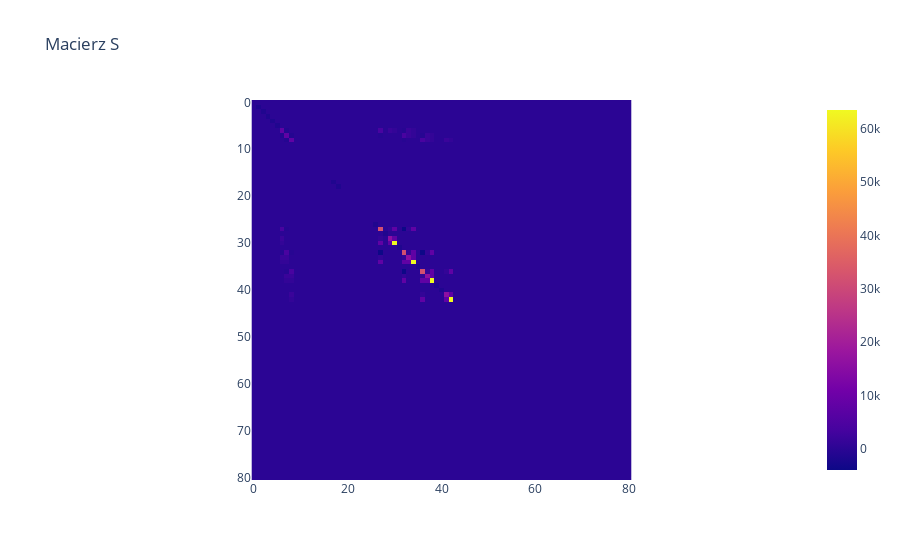
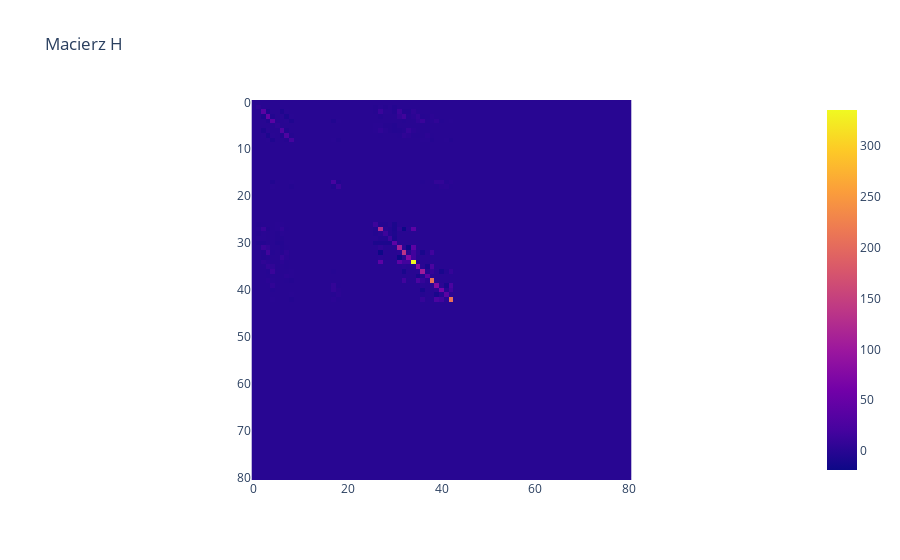

Source (notebook cell) for these figures, in order:
### Code cell
S, H = Utilis.Gboundary(N, S, H, nlg, wezly)

fig_S = px.imshow(S, title="Macierz S")
fig_S.show()

fig_H = px.imshow(H, title="Macierz H")
fig_H.show()

### Figure 1 — Plotly figure (JSON) as saved in the notebook; plotly's stock layout.template omitted (floating-point values rounded to 4 significant figures; data arrays with more than 128 entries replaced by an {"elided": "..."} marker saying what was removed)
{"data": [{"coloraxis": "coloraxis", "hovertemplate": "x: %{x}<br>y: %{y}<br>color: %{z}<extra></extra>", "name": "0", "type": "heatmap", "xaxis": "x", "yaxis": "y", "z": {"elided": "81x81 float values"}}], "layout": {"coloraxis": {"colorscale": [[0, "#0d0887"], [0.1111, "#46039f"], [0.2222, "#7201a8"], [0.3333, "#9c179e"], [0.4444, "#bd3786"], [0.5556, "#d8576b"], [0.6667, "#ed7953"], [0.7778, "#fb9f3a"], [0.8889, "#fdca26"], [1, "#f0f921"]]}, "title": {"text": "Macierz S"}, "xaxis": {"anchor": "y", "constrain": "domain", "domain": [0, 1], "scaleanchor": "y"}, "yaxis": {"anchor": "x", "autorange": "reversed", "constrain": "domain", "domain": [0, 1]}}}

### Figure 2 — Plotly figure (JSON) as saved in the notebook; plotly's stock layout.template omitted (floating-point values rounded to 4 significant figures; data arrays with more than 128 entries replaced by an {"elided": "..."} marker saying what was removed)
{"data": [{"coloraxis": "coloraxis", "hovertemplate": "x: %{x}<br>y: %{y}<br>color: %{z}<extra></extra>", "name": "0", "type": "heatmap", "xaxis": "x", "yaxis": "y", "z": {"elided": "81x81 float values"}}], "layout": {"coloraxis": {"colorscale": [[0, "#0d0887"], [0.1111, "#46039f"], [0.2222, "#7201a8"], [0.3333, "#9c179e"], [0.4444, "#bd3786"], [0.5556, "#d8576b"], [0.6667, "#ed7953"], [0.7778, "#fb9f3a"], [0.8889, "#fdca26"], [1, "#f0f921"]]}, "title": {"text": "Macierz H"}, "xaxis": {"anchor": "y", "constrain": "domain", "domain": [0, 1], "scaleanchor": "y"}, "yaxis": {"anchor": "x", "autorange": "reversed", "constrain": "domain", "domain": [0, 1]}}}
